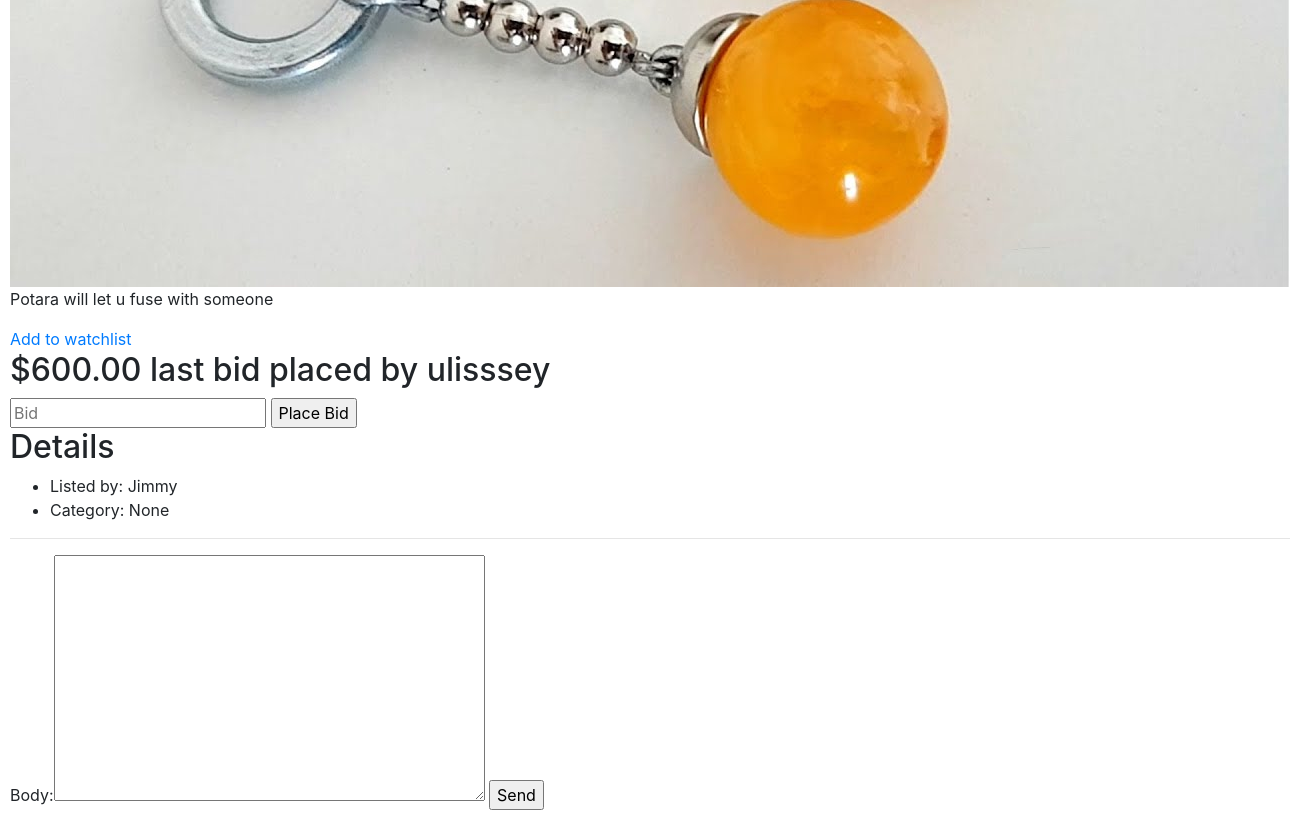
/listing/5 (lower part), run on an earlier commit of the app's database.
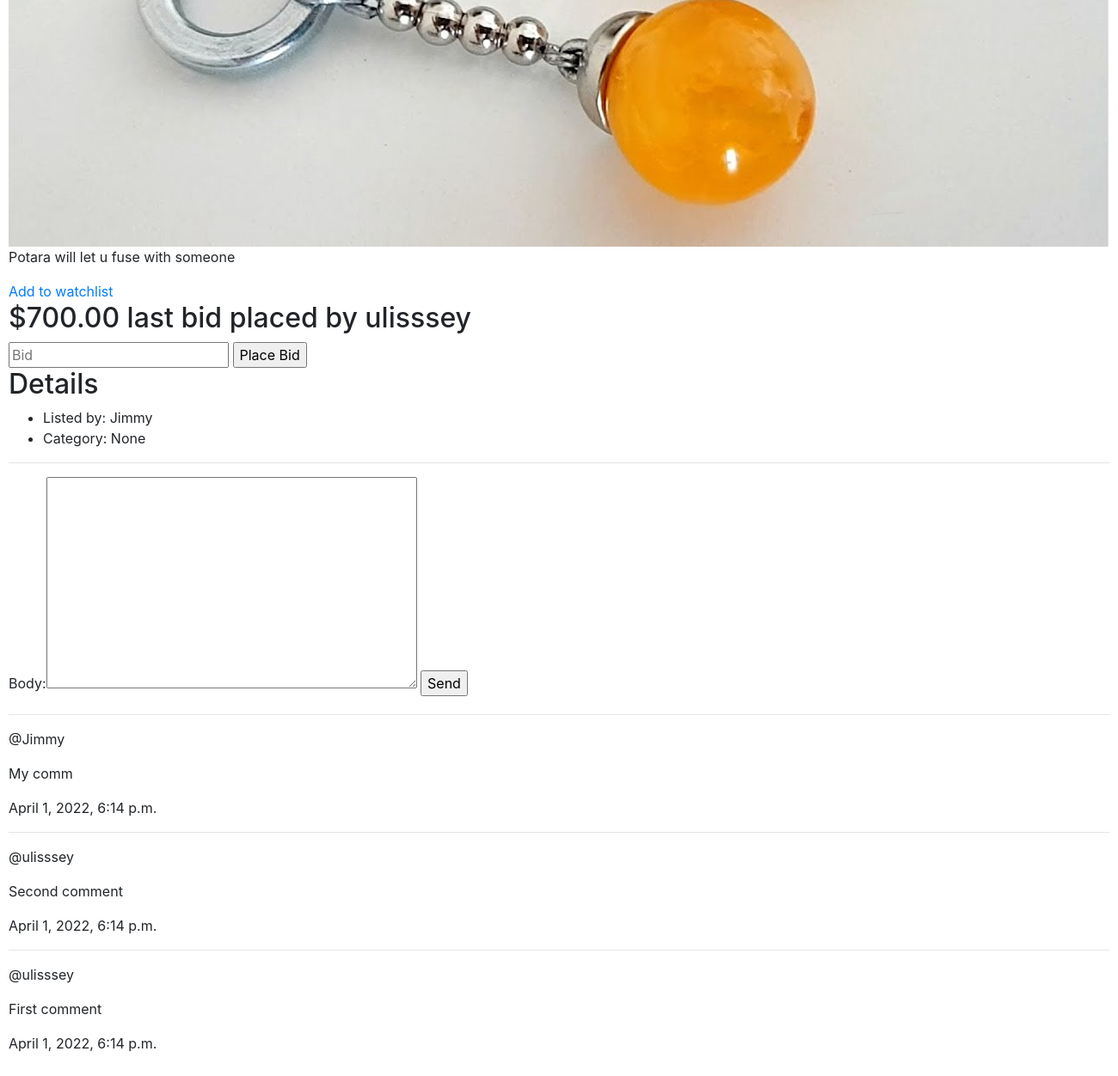
And on a later commit of the database.
### auctions/models.py (models this page shows)
class AuctionListings(models.Model):
    image = models.ImageField(upload_to='images/', blank=True, default='images/0.jpg')
    title = models.CharField(max_length=20)
    description = models.TextField(null=True, blank=True)
    prices = models.DecimalField(max_digits=6, decimal_places=2, null=True)
    creator = models.ForeignKey(User, on_delete=models.SET_NULL, null=True)
    bid_author = models.CharField(max_length=20, null=True)
    created = models.DateTimeField(auto_now_add=True)
    category = models.ForeignKey(Categories, on_delete=models.CASCADE, null=True)
    close_bid = models.BooleanField(default=False)

class User(AbstractUser):
    username = models.CharField(max_length=20, unique=True)
    email = models.EmailField()
    password = models.CharField(max_length=30)
    watchlist = models.CharField(max_length=100, null=True, blank=True)

class Comments(models.Model):
    listing_id = models.IntegerField(null=True)
    body = models.TextField(null=True, blank=True)
    author = models.ForeignKey(User, on_delete=models.CASCADE)
    created = models.DateTimeField(auto_now_add=True)

### auctions/views.py (the view)
# urls.py: path("listing/<str:pk>", views.listing_page, name='listing'),
def listing_page(request, pk):
    listing = AuctionListings.objects.get(id=pk)
    comments = Comments.objects.filter(listing_id=pk).order_by('-created')
    comments_form = CommentForm()
    context =  {'listing': listing, 'comments_form': comments_form, 'comments': comments}
    return render(request, 'auctions/listing.html', context)

### auctions/forms.py
class CommentForm(ModelForm):
    class Meta:
        model = Comments
        fields = ['body']

### auctions/templates/auctions/listing.html (shortened to what this page needs)
{% extends 'auctions/layout.html' %}
{% block body %}
    <div>
        {% if listing.image %}
            <img src="{{ listing.image.url }}">
        {% endif %}
        <p>{{ listing.description }}</p>
        {% if listing.close_bid == False %}
            <a href="{% url 'watchlist' listing.id %}">Add to watchlist</a>
        {% endif %}
        {% if listing.close_bid == False %}
            <form method="post" action="{% url 'get_bid' listing.id %}">
                <h2>${{ listing.prices }} last bid placed by {{ listing.bid_author }}</h2>
                <input type="number" name="bid" placeholder="Bid">
                <input type="submit" value="Place Bid">
            </form>
        {% else %}
            {% if listing.bid_author == request.user.username %}
                <h2>You have won bid!</h2>
            {% else %}
                <h2>{{ listing.bid_author }} has won bid!</h2>
            {% endif %}
        {% endif %}
        <h2>Details</h2>
        <ul>
            <li>Listed by: {{ listing.creator }}</li>
            <li>Category: {{ listing.category }}</li>
        </ul>
        <hr>
        <div>
            <form method="post" action="{% url 'comment' listing.id %}">
                {{ comments_form }}
                <input type="submit" value="Send">
            </form>
        </div>
        <div>
            {% for comment in comments %}
                <hr>
                <div>
                    <p>@{{ comment.author }}</p>
                    <p>{{ comment.body }}</p>
                    <p>{{ listing.created }}</p>
                </div>
            {% endfor %}
        </div>
    </div>
{% endblock %}

What changed in the data, as far as the page shows it:
changed AuctionListings "ulisssey": prices "600.00" → "700.00"
added Comments: author "Jimmy", body "My comm", {{ listing.created }} "April 1, 2022, 6:14 p.m."
added Comments: author "ulisssey", body "Second comment", {{ listing.created }} "April 1, 2022, 6:14 p.m."
added Comments: author "ulisssey", body "First comment", {{ listing.created }} "April 1, 2022, 6:14 p.m."
